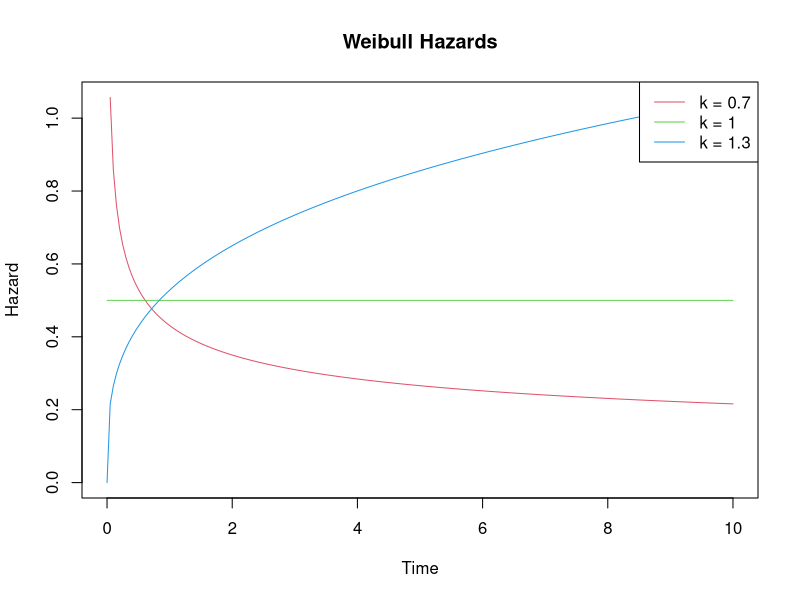
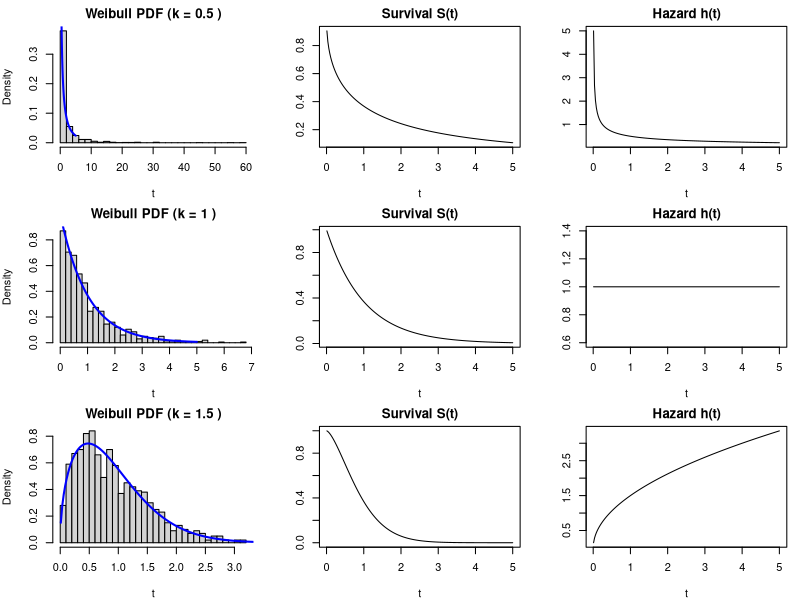
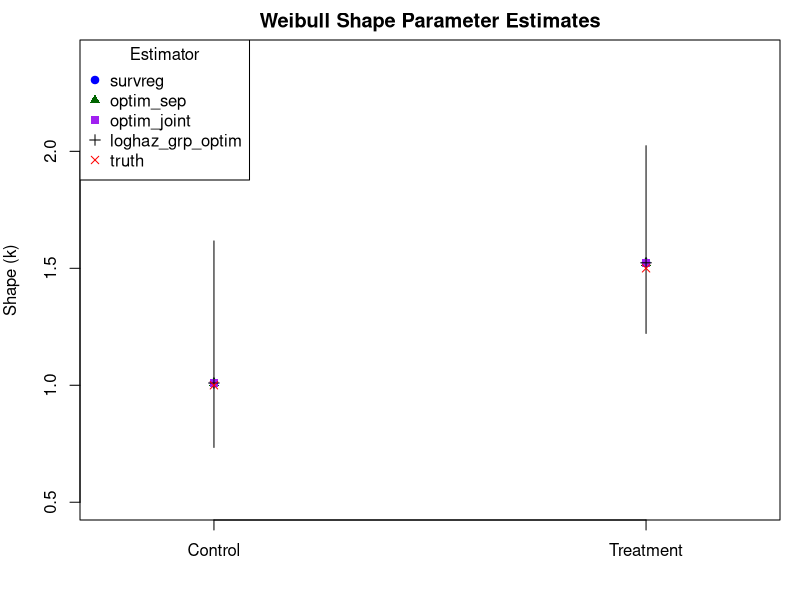

The R script that drew these images, in order:
# weibull density function:
#
# f(t; k, lambda) = (k / lambda) * (t / lambda)^(k - 1) * exp(-(t / lambda)^k)
#
# Where:
#   - t       = time to event (e.g., when a fish exits the river section)
#   - k       = shape parameter (controls how the risk changes over time)
#   - lambda  = scale parameter (controls the overall timing of the event)
#
# Interpretation:
#   - If k = 1: exponential (memoryless, constant hazard)
#   - If k < 1: high early risk, then decreasing hazard (fish move early)
#   - If k > 1: low early risk, then increasing hazard (fish accelerate movement)
#
# Note:
# could model log(lambda) as a function of stuff, just like a GLM

# start by visualizing some stuff
t <- seq(0, 10, length.out = 200)
k <- c(0.7, 1, 1.3)
lambda <- 2
hazards <- lapply(k, function(ki) (ki / lambda) * (t / lambda)^(ki - 1))
par(mfrow = c(1, 1))
matplot(t, do.call(cbind, hazards),
  type = "l", lty = 1, col = 2:4,
  ylab = "Hazard", xlab = "Time", main = "Weibull Hazards"
)
legend("topright", legend = paste("k =", k), col = 2:4, lty = 1)

# simulate some weibull tte data to visualize
set.seed(123)
n <- 1000
lambda <- 1 # scale parameter

k_vals <- c(0.5, 1, 1.5) # different movement styles
sim_tte <- lapply(k_vals, function(k) rweibull(n, shape = k, scale = lambda))

# function to compute hazard, survival, pdf
get_curves <- function(t, k, lambda) {
  h <- (k / lambda) * (t / lambda)^(k - 1)
  S <- exp(-(t / lambda)^k)
  f <- h * S
  list(h = h, S = S, f = f)
}

# time vector
t <- seq(0.01, 5, length.out = 200)

# compute curves for each k
curves <- lapply(k_vals, function(k) get_curves(t, k, lambda))
names(curves) <- paste0("k=", k_vals)

# plotting
par(mfrow = c(3, 3), mar = c(4, 4, 2, 1))

for (i in seq_along(curves)) {
  crv <- curves[[i]]
  hist(sim_tte[[i]],
    breaks = 30, probability = TRUE,
    main = paste("Weibull PDF (k =", k_vals[i], ")"), xlab = "t"
  )
  lines(t, crv$f, col = "blue", lwd = 2)
  plot(t, crv$S,
    type = "l", main = paste("Survival S(t)"),
    ylab = "", xlab = "t"
  )
  plot(t, crv$h,
    type = "l", main = paste("Hazard h(t)"),
    ylab = "", xlab = "t"
  )
}

#----------------------
# simulate some data and estimate using survreg and optim
set.seed(765)
library(survival)

# --- simulate Data ---
n_fish <- 30
lambda <- 1
true_k <- c(Control = 1, Treatment = 1.5)

tte_control <- rweibull(n_fish, shape = true_k["Control"], scale = lambda)
tte_treat <- rweibull(n_fish, shape = true_k["Treatment"], scale = lambda)

df <- data.frame(
  tte = c(tte_control, tte_treat),
  group = rep(c("Control", "Treatment"), each = n_fish)
)

# --- survreg() models (separate fits each group) ---
fits <- by(df, df$group, function(sub) {
  survreg(Surv(tte) ~ 1, data = sub, dist = "weibull")
})

extract_ci <- function(fit) {
  scale_hat <- fit$scale
  se <- fit$scale * fit$var[1]^0.5
  scale_ci <- scale_hat + c(-1.96, 1.96) * se
  shape_est <- 1 / scale_hat
  shape_ci <- 1 / rev(scale_ci)
  c(est = shape_est, lower = shape_ci[1], upper = shape_ci[2])
}
params <- t(sapply(fits, extract_ci))
rownames(params) <- names(true_k)

# --- optim() separate fits each group---
nll_opt <- function(par, t) {
  log_k <- par[1]
  log_lambda <- par[2]
  k <- exp(log_k)
  lambda <- exp(log_lambda)
  # note could write out likelihood as
  # nll <- -sum(log(k) - log(lambda) + (k - 1) * log(tte_control / lambda) -
  #  (tte_control / lambda)^k)
  nll <- -sum(dweibull(t, shape = k, scale = lambda, log = TRUE))
  nll
}
fit_ctrl <- optim(c(0, 0), nll_opt, t = tte_control, hessian = TRUE)
fit_trt <- optim(c(0, 0), nll_opt, t = tte_treat, hessian = TRUE)

k_ctrl <- exp(fit_ctrl$par[1])
k_trt <- exp(fit_trt$par[1])

# --- optim() joint model for both groups ---
nll_joint <- function(par, t, g) {
  log_k_ctrl <- par[1]
  log_k_trt <- par[2]
  log_lambda_ctrl <- par[3]
  log_lambda_trt <- par[4]
  k <- ifelse(g == "Control", exp(log_k_ctrl), exp(log_k_trt))
  # note could write out likelihood as
  # nll <- -sum(log(k) - log(lambda) + (k - 1) * log(tte_control / lambda) -
  #  (tte_control / lambda)^k)
  lambda <- ifelse(g == "Control", exp(log_lambda_ctrl), exp(log_lambda_trt))
  nll <- -sum(dweibull(t, shape = k, scale = lambda, log = TRUE))
  nll
}
init <- rep(log(1), 4)
fit_joint <- optim(
  par = init,
  fn = function(par) nll_joint(par, t = df$tte, g = df$group),
  hessian = TRUE
)
k_joint <- exp(fit_joint$par[1:2])
names(k_joint) <- c("Control", "Treatment")

# --- optim() log-hazard model ---
# --- optim() group-specific log-hazard model ---
# Model:
# if Control:    log h(t) = a0 + b0 * log t
# if Treatment:  log h(t) = a1 + b1 * log t
# 
# recognize that 
# group-specific log-hazard model:
#   log h(t) = a_g + b_g * log(t)
#
# this is equivalent to the Weibull hazard:
#   h(t) = (k / lambda) * (t / lambda)^(k - 1)
#
# taking logs:
#   log h(t) = log(k) - log(lambda) + (k - 1) * log(t)
#
# match coefficients:
#   b_g     = k_g - 1 --> k_g = b_g + 1
#   a_g     = log(k_g) - log(lambda_g)
#
# solve for lambda_g:
#   lambda_g = exp(log(k_g) - a_g)

nll_loghaz_groups <- function(par) {
  a0 <- par[1] # intercept for Control
  b0 <- par[2] # slope for Control
  a1 <- par[3] # intercept for Treatment
  b1 <- par[4] # slope for Treatment
  logt <- log(df$tte)
  is_trt <- df$group == "Treatment"
  a <- ifelse(is_trt, a1, a0)
  b <- ifelse(is_trt, b1, b0)
  eta <- a + b * logt
  h <- exp(eta)
  H <- exp(eta - b * logt) * df$tte^(b + 1) / (b + 1)
  nll <- -sum(log(h) - H)
  nll
}

init <- rep(0, 4)
fit_loghaz_groups <- optim(init, nll_loghaz_groups, hessian = TRUE)

# extract
pars <- fit_loghaz_groups$par
a0 <- pars[1]
b0 <- pars[2]
a1 <- pars[3]
b1 <- pars[4]

# recover Weibull k and lambda
k0 <- b0 + 1
lambda0 <- exp(log(k0) - a0)

k1 <- b1 + 1
lambda1 <- exp(log(k1) - a1)

cat("Recovered from group-specific log-hazard model:\n")
cat("Control:   k =", round(k0, 3), ", lambda =", round(lambda0, 3), "\n")
cat("Treatment: k =", round(k1, 3), ", lambda =", round(lambda1, 3), "\n")

# --- plotting ---
ks_all <- data.frame(
  Control = c(
    params["Control", "est"],
    k_ctrl, k_joint["Control"], k0, true_k["Control"]
  ),
  Treatment = c(
    params["Treatment", "est"],
    k_trt, k_joint["Treatment"], k1, true_k["Treatment"]
  )
)
rownames(ks_all) <- c(
  "survreg", "optim_sep",
  "optim_joint", "loghaz_grp_optim", "truth"
)
par(mfrow=c(1,1))
plot(NULL,
  xlim = c(0.75, 2.25), ylim = c(0.5, 2.4),
  xlab = "", ylab = "Shape (k)", xaxt = "n",
  main = "Weibull Shape Parameter Estimates"
)
axis(1, at = 1:2, labels = c("Control", "Treatment"))

# CI bars from survreg
arrows(1:2, params[, "lower"], 1:2, params[, "upper"],
  angle = 90, code = 0, length = 0.1
)

# points for all models
pch_vec <- c(19, 17, 15, 3, 4) # updated symbols
col_vec <- c("blue", "darkgreen", "purple", "black", "red")

for (i in 1:nrow(ks_all)) {
  points(1:2, ks_all[i, ], pch = pch_vec[i], col = col_vec[i])
}

legend("topleft",
  legend = rownames(ks_all),
  pch = pch_vec,
  col = col_vec,
  title = "Estimator"
)
